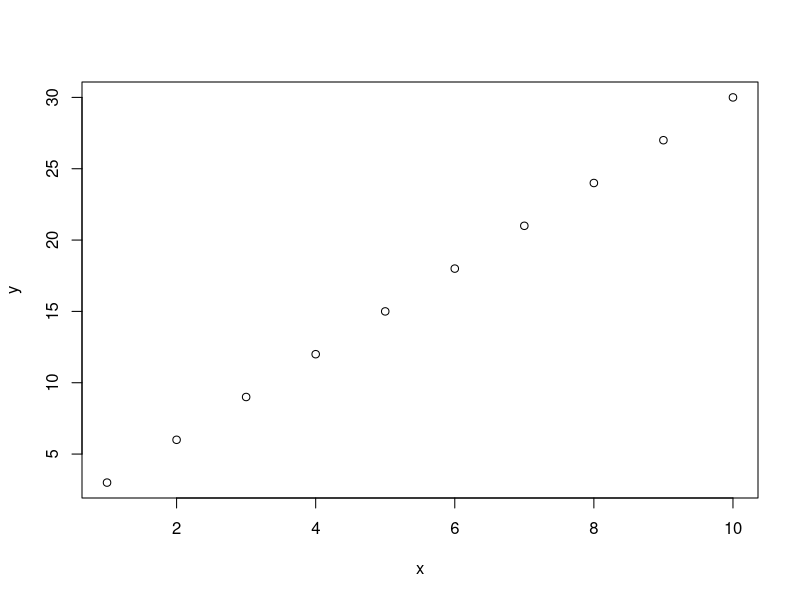

This chart was generated by the following R code:
## ---- chunk 1
knitr::opts_chunk$set(echo = TRUE)
## ---- chunk 2
my_number_hidden_code <- "The code is hidden but the result is not"
## ---- chunk 3
x <- sample(0:10, 10)
y <- 3 * x
plot(x, y)
## ---- chunk 4
print(sessionInfo())
